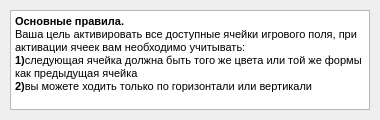
<?xml version="1.0" encoding="UTF-8"?>
<ui version="4.0">
 <class>infoForm</class>
 <widget class="QWidget" name="infoForm">
  <property name="geometry">
   <rect>
    <x>0</x>
    <y>0</y>
    <width>380</width>
    <height>120</height>
   </rect>
  </property>
  <property name="minimumSize">
   <size>
    <width>380</width>
    <height>120</height>
   </size>
  </property>
  <property name="maximumSize">
   <size>
    <width>380</width>
    <height>120</height>
   </size>
  </property>
  <property name="windowTitle">
   <string>Form</string>
  </property>
  <widget class="QTextBrowser" name="textBrowser">
   <property name="enabled">
    <bool>true</bool>
   </property>
   <property name="geometry">
    <rect>
     <x>10</x>
     <y>10</y>
     <width>360</width>
     <height>100</height>
    </rect>
   </property>
   <property name="sizePolicy">
    <sizepolicy hsizetype="Minimum" vsizetype="Minimum">
     <horstretch>0</horstretch>
     <verstretch>0</verstretch>
    </sizepolicy>
   </property>
   <property name="minimumSize">
    <size>
     <width>0</width>
     <height>0</height>
    </size>
   </property>
   <property name="maximumSize">
    <size>
     <width>360</width>
     <height>100</height>
    </size>
   </property>
   <property name="html">
    <string>&lt;!DOCTYPE HTML PUBLIC &quot;-//W3C//DTD HTML 4.0//EN&quot; &quot;http://www.w3.org/TR/REC-html40/strict.dtd&quot;&gt;
&lt;html&gt;&lt;head&gt;&lt;meta name=&quot;qrichtext&quot; content=&quot;1&quot; /&gt;&lt;style type=&quot;text/css&quot;&gt;
p, li { white-space: pre-wrap; }
&lt;/style&gt;&lt;/head&gt;&lt;body style=&quot; font-family:'MS Shell Dlg 2'; font-size:8.25pt; font-weight:400; font-style:normal;&quot;&gt;
&lt;p style=&quot; margin-top:0px; margin-bottom:0px; margin-left:0px; margin-right:0px; -qt-block-indent:0; text-indent:0px;&quot;&gt;&lt;span style=&quot; font-weight:600;&quot;&gt;Основные правила.&lt;/span&gt;&lt;br /&gt;Ваша цель активировать все доступные ячейки игрового поля, при активации ячеек вам необходимо учитывать:&lt;br /&gt;&lt;span style=&quot; font-weight:600;&quot;&gt;1)&lt;/span&gt;следующая ячейка должна быть того же цвета или той же формы как предыдущая ячейка&lt;/p&gt;
&lt;p style=&quot; margin-top:0px; margin-bottom:0px; margin-left:0px; margin-right:0px; -qt-block-indent:0; text-indent:0px;&quot;&gt;&lt;span style=&quot; font-weight:600;&quot;&gt;2)&lt;/span&gt;вы можете ходить только по горизонтали или вертикали&lt;/p&gt;&lt;/body&gt;&lt;/html&gt;</string>
   </property>
  </widget>
 </widget>
 <resources/>
 <connections/>
</ui>
